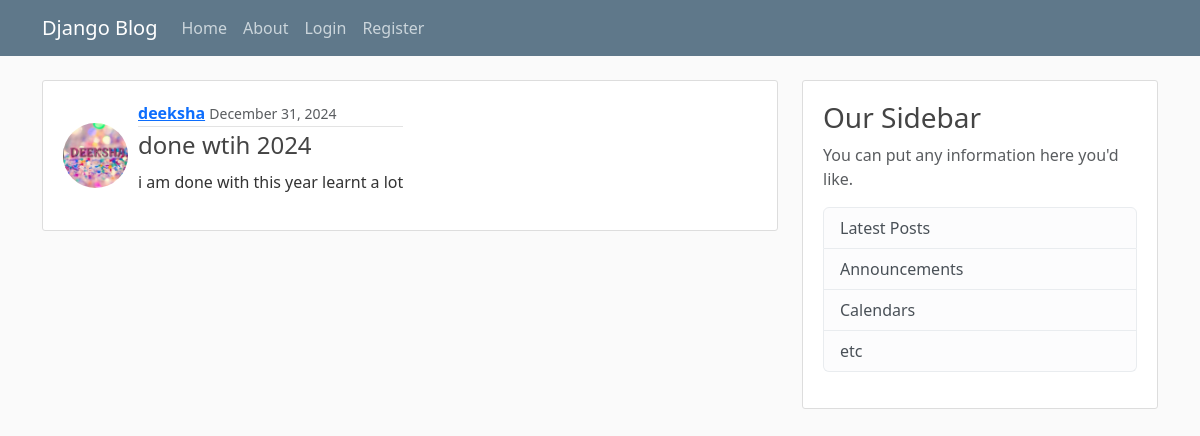
The page /post/10/ on the database its author committed.
### blog/models.py (models this page shows, shortened)
class Post(models.Model):
    title=models.CharField(max_length=100)
    content=models.TextField()
    date_posted=models.DateTimeField(default=timezone.now)
    author=models.ForeignKey(User,on_delete=models.CASCADE)

### users/models.py (models this page shows, shortened)
class Profile(models.Model): # why models.Model is used ?
    user=models.OneToOneField(User,on_delete=models.CASCADE)#what is cascade?
    image=models.ImageField(default='default.jpeg',upload_to='profile_pics')

### blog/views.py (the view)
# urls.py: path('post/<int:pk>/', PostDetailView.as_view(),name='post-detail'),
class PostDetailView(DetailView):
    model=Post

### blog/templates/blog/post_detail.html (shortened to what this page needs)
{% extends 'blog/base.html' %}
{% block content %}
<article class="media content-section">
  <img class="rounded-circle article-img" src="{{ object.author.profile.image.url }}">
  <div class="media-body">
    <div class="article-metadata">
      <a class="mr-2" href="{% url 'user-posts' object.author.username %}">{{ object.author }}</a>
      <small class="text-muted">{{ post.date_posted|date:"F d, Y" }}</small>
    </div>
    <h2 class="article-title">{{ object.title }}</h2>
    <p class="article-content">{{ object.content }}</p>
  </div>
</article>
{% endblock content %}

### blog/static/blog/main.css (style rules this page uses)
body { background: #fafafa; color: #333333; margin-top: 5rem; }
h1, h2, h3, h4, h5, h6 { color: #444444; }
.content-section { background: #ffffff; padding: 10px 20px; border: 1px solid #dddddd; border-radius: 3px; margin-bottom: 20px; }
.article-title { color: #444444; }
.article-content { white-space: pre-line; }
.article-img { height: 65px; width: 65px; margin-right: 16px; }
.article-metadata { padding-bottom: 1px; margin-bottom: 4px; border-bottom: 1px solid #e3e3e3 }

### blog/templates/blog/post_detail.html (style rules this page uses)
.media { display: flex; align-items: center; }
.article-img { margin-right: 10px; }
.content-section { padding: 20px; }
.article-metadata a { font-weight: bold; }
.article-title { font-size: 1.5em; }
.article-content { margin-top: 10px; }

### rows shown on the page
Post: author.profile.image (picture), author "deeksha", date_posted "December 31, 2024", title "done wtih 2024", content "i am done with this year learnt a lot"
